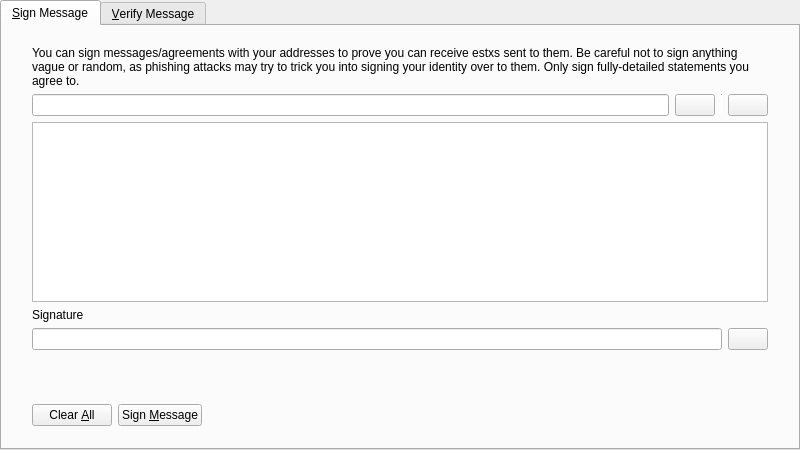
<?xml version="1.0" encoding="UTF-8"?>
<ui version="4.0">
 <class>SignVerifyMessageDialog</class>
 <widget class="QDialog" name="SignVerifyMessageDialog">
  <property name="geometry">
   <rect>
    <x>0</x>
    <y>0</y>
    <width>800</width>
    <height>450</height>
   </rect>
  </property>
  <property name="windowTitle">
   <string>Signatures - Sign / Verify a Message</string>
  </property>
  <property name="modal">
   <bool>true</bool>
  </property>
  <layout class="QVBoxLayout" name="verticalLayout">
   <property name="leftMargin">
    <number>0</number>
   </property>
   <property name="topMargin">
    <number>0</number>
   </property>
   <property name="rightMargin">
    <number>0</number>
   </property>
   <property name="bottomMargin">
    <number>0</number>
   </property>
   <item>
    <widget class="QTabWidget" name="tabWidget">
     <property name="currentIndex">
      <number>0</number>
     </property>
     <widget class="QWidget" name="tabSignMessage">
      <attribute name="title">
       <string>&amp;Sign Message</string>
      </attribute>
      <layout class="QVBoxLayout" name="verticalLayout_SM">
       <property name="leftMargin">
        <number>0</number>
       </property>
       <property name="topMargin">
        <number>0</number>
       </property>
       <property name="rightMargin">
        <number>0</number>
       </property>
       <property name="bottomMargin">
        <number>0</number>
       </property>
       <item>
        <layout class="QVBoxLayout" name="verticalLayout_3">
         <property name="leftMargin">
          <number>30</number>
         </property>
         <property name="topMargin">
          <number>20</number>
         </property>
         <property name="rightMargin">
          <number>30</number>
         </property>
         <property name="bottomMargin">
          <number>20</number>
         </property>
         <item>
          <widget class="QLabel" name="infoLabel_SM">
           <property name="text">
            <string>You can sign messages/agreements with your addresses to prove you can receive estxs sent to them. Be careful not to sign anything vague or random, as phishing attacks may try to trick you into signing your identity over to them. Only sign fully-detailed statements you agree to.</string>
           </property>
           <property name="textFormat">
            <enum>Qt::PlainText</enum>
           </property>
           <property name="wordWrap">
            <bool>true</bool>
           </property>
          </widget>
         </item>
         <item>
          <layout class="QHBoxLayout" name="horizontalLayout_1_SM">
           <property name="spacing">
            <number>6</number>
           </property>
           <item>
            <widget class="QValidatedLineEdit" name="addressIn_SM">
             <property name="toolTip">
              <string>The Estx address to sign the message with</string>
             </property>
            </widget>
           </item>
           <item>
            <widget class="QPushButton" name="addressBookButton_SM">
             <property name="toolTip">
              <string>Choose previously used address</string>
             </property>
             <property name="text">
              <string/>
             </property>
             <property name="icon">
              <iconset resource="../bitcoin.qrc">
               <normaloff>:/icons/address-book</normaloff>:/icons/address-book</iconset>
             </property>
             <property name="shortcut">
              <string>Alt+A</string>
             </property>
             <property name="autoDefault">
              <bool>false</bool>
             </property>
            </widget>
           </item>
           <item>
            <widget class="Line" name="vLine">
             <property name="maximumSize">
              <size>
               <width>1</width>
               <height>22</height>
              </size>
             </property>
             <property name="orientation">
              <enum>Qt::Vertical</enum>
             </property>
            </widget>
           </item>
           <item>
            <widget class="QPushButton" name="pasteButton_SM">
             <property name="toolTip">
              <string>Paste address from clipboard</string>
             </property>
             <property name="text">
              <string/>
             </property>
             <property name="icon">
              <iconset resource="../bitcoin.qrc">
               <normaloff>:/icons/editpaste</normaloff>:/icons/editpaste</iconset>
             </property>
             <property name="shortcut">
              <string>Alt+P</string>
             </property>
             <property name="autoDefault">
              <bool>false</bool>
             </property>
            </widget>
           </item>
          </layout>
         </item>
         <item>
          <widget class="QPlainTextEdit" name="messageIn_SM">
           <property name="toolTip">
            <string>Enter the message you want to sign here</string>
           </property>
          </widget>
         </item>
         <item>
          <widget class="QLabel" name="signatureLabel_SM">
           <property name="text">
            <string>Signature</string>
           </property>
           <property name="textFormat">
            <enum>Qt::PlainText</enum>
           </property>
          </widget>
         </item>
         <item>
          <layout class="QHBoxLayout" name="horizontalLayout_2_SM">
           <property name="spacing">
            <number>6</number>
           </property>
           <item>
            <widget class="QLineEdit" name="signatureOut_SM">
             <property name="font">
              <font>
               <italic>true</italic>
              </font>
             </property>
             <property name="readOnly">
              <bool>true</bool>
             </property>
            </widget>
           </item>
           <item>
            <widget class="QPushButton" name="copySignatureButton_SM">
             <property name="toolTip">
              <string>Copy the current signature to the system clipboard</string>
             </property>
             <property name="text">
              <string/>
             </property>
             <property name="icon">
              <iconset resource="../bitcoin.qrc">
               <normaloff>:/icons/editcopy</normaloff>:/icons/editcopy</iconset>
             </property>
             <property name="autoDefault">
              <bool>false</bool>
             </property>
            </widget>
           </item>
          </layout>
         </item>
        </layout>
       </item>
       <item>
        <widget class="QWidget" name="buttonsContainerWhite" native="true">
         <layout class="QHBoxLayout" name="horizontalLayout">
          <property name="leftMargin">
           <number>30</number>
          </property>
          <property name="topMargin">
           <number>15</number>
          </property>
          <property name="rightMargin">
           <number>30</number>
          </property>
          <item>
           <widget class="QPushButton" name="clearButton_SM">
            <property name="toolTip">
             <string>Reset all sign message fields</string>
            </property>
            <property name="text">
             <string>Clear &amp;All</string>
            </property>
            <property name="icon">
             <iconset resource="../bitcoin.qrc">
              <normaloff>:/icons/remove</normaloff>:/icons/remove</iconset>
            </property>
            <property name="autoDefault">
             <bool>false</bool>
            </property>
           </widget>
          </item>
          <item>
           <widget class="QPushButton" name="signMessageButton_SM">
            <property name="toolTip">
             <string>Sign the message to prove you own this Estx address</string>
            </property>
            <property name="text">
             <string>Sign &amp;Message</string>
            </property>
            <property name="icon">
             <iconset resource="../bitcoin.qrc">
              <normaloff>:/icons/edit</normaloff>:/icons/edit</iconset>
            </property>
            <property name="autoDefault">
             <bool>false</bool>
            </property>
           </widget>
          </item>
          <item>
           <spacer name="horizontalSpacer_1_SM">
            <property name="orientation">
             <enum>Qt::Horizontal</enum>
            </property>
            <property name="sizeHint" stdset="0">
             <size>
              <width>40</width>
              <height>48</height>
             </size>
            </property>
           </spacer>
          </item>
          <item>
           <widget class="QLabel" name="statusLabel_SM">
            <property name="font">
             <font>
              <weight>75</weight>
              <bold>true</bold>
             </font>
            </property>
            <property name="text">
             <string/>
            </property>
            <property name="wordWrap">
             <bool>true</bool>
            </property>
           </widget>
          </item>
          <item>
           <spacer name="horizontalSpacer_2_SM">
            <property name="orientation">
             <enum>Qt::Horizontal</enum>
            </property>
            <property name="sizeHint" stdset="0">
             <size>
              <width>40</width>
              <height>48</height>
             </size>
            </property>
           </spacer>
          </item>
         </layout>
        </widget>
       </item>
      </layout>
     </widget>
     <widget class="QWidget" name="tabVerifyMessage">
      <attribute name="title">
       <string>&amp;Verify Message</string>
      </attribute>
      <layout class="QVBoxLayout" name="verticalLayout_VM">
       <property name="leftMargin">
        <number>0</number>
       </property>
       <property name="topMargin">
        <number>0</number>
       </property>
       <property name="rightMargin">
        <number>0</number>
       </property>
       <property name="bottomMargin">
        <number>0</number>
       </property>
       <item>
        <layout class="QVBoxLayout" name="verticalLayout_2">
         <property name="leftMargin">
          <number>30</number>
         </property>
         <property name="topMargin">
          <number>20</number>
         </property>
         <property name="rightMargin">
          <number>30</number>
         </property>
         <property name="bottomMargin">
          <number>20</number>
         </property>
         <item>
          <widget class="QLabel" name="infoLabel_VM">
           <property name="text">
            <string>Enter the receiver's address, message (ensure you copy line breaks, spaces, tabs, etc. exactly) and signature below to verify the message. Be careful not to read more into the signature than what is in the signed message itself, to avoid being tricked by a man-in-the-middle attack. Note that this only proves the signing party receives with the address, it cannot prove sendership of any transaction!</string>
           </property>
           <property name="textFormat">
            <enum>Qt::PlainText</enum>
           </property>
           <property name="alignment">
            <set>Qt::AlignLeading|Qt::AlignLeft|Qt::AlignTop</set>
           </property>
           <property name="wordWrap">
            <bool>true</bool>
           </property>
          </widget>
         </item>
         <item>
          <layout class="QHBoxLayout" name="horizontalLayout_1_VM">
           <property name="spacing">
            <number>6</number>
           </property>
           <item>
            <widget class="QValidatedLineEdit" name="addressIn_VM">
             <property name="toolTip">
              <string>The Estx address the message was signed with</string>
             </property>
            </widget>
           </item>
           <item>
            <widget class="QPushButton" name="addressBookButton_VM">
             <property name="toolTip">
              <string>Choose previously used address</string>
             </property>
             <property name="text">
              <string/>
             </property>
             <property name="icon">
              <iconset resource="../bitcoin.qrc">
               <normaloff>:/icons/address-book</normaloff>:/icons/address-book</iconset>
             </property>
             <property name="shortcut">
              <string>Alt+A</string>
             </property>
             <property name="autoDefault">
              <bool>false</bool>
             </property>
            </widget>
           </item>
          </layout>
         </item>
         <item>
          <widget class="QPlainTextEdit" name="messageIn_VM"/>
         </item>
         <item>
          <widget class="QValidatedLineEdit" name="signatureIn_VM"/>
         </item>
        </layout>
       </item>
       <item>
        <widget class="QWidget" name="buttonsContainerWhite_" native="true">
         <layout class="QHBoxLayout" name="horizontalLayout_2">
          <property name="leftMargin">
           <number>30</number>
          </property>
          <property name="topMargin">
           <number>15</number>
          </property>
          <property name="rightMargin">
           <number>30</number>
          </property>
          <item>
           <widget class="QPushButton" name="clearButton_VM">
            <property name="toolTip">
             <string>Reset all verify message fields</string>
            </property>
            <property name="text">
             <string>Clear &amp;All</string>
            </property>
            <property name="icon">
             <iconset resource="../bitcoin.qrc">
              <normaloff>:/icons/remove</normaloff>:/icons/remove</iconset>
            </property>
            <property name="autoDefault">
             <bool>false</bool>
            </property>
           </widget>
          </item>
          <item>
           <widget class="QPushButton" name="verifyMessageButton_VM">
            <property name="toolTip">
             <string>Verify the message to ensure it was signed with the specified Estx address</string>
            </property>
            <property name="text">
             <string>Verify &amp;Message</string>
            </property>
            <property name="icon">
             <iconset resource="../bitcoin.qrc">
              <normaloff>:/icons/transaction_0</normaloff>:/icons/transaction_0</iconset>
            </property>
            <property name="autoDefault">
             <bool>false</bool>
            </property>
           </widget>
          </item>
          <item>
           <spacer name="horizontalSpacer_1_VM">
            <property name="orientation">
             <enum>Qt::Horizontal</enum>
            </property>
            <property name="sizeHint" stdset="0">
             <size>
              <width>40</width>
              <height>48</height>
             </size>
            </property>
           </spacer>
          </item>
          <item>
           <widget class="QLabel" name="statusLabel_VM">
            <property name="font">
             <font>
              <weight>75</weight>
              <bold>true</bold>
             </font>
            </property>
            <property name="text">
             <string/>
            </property>
            <property name="wordWrap">
             <bool>true</bool>
            </property>
           </widget>
          </item>
          <item>
           <spacer name="horizontalSpacer_2_VM">
            <property name="orientation">
             <enum>Qt::Horizontal</enum>
            </property>
            <property name="sizeHint" stdset="0">
             <size>
              <width>40</width>
              <height>48</height>
             </size>
            </property>
           </spacer>
          </item>
         </layout>
        </widget>
       </item>
      </layout>
     </widget>
    </widget>
   </item>
  </layout>
 </widget>
 <customwidgets>
  <customwidget>
   <class>QValidatedLineEdit</class>
   <extends>QLineEdit</extends>
   <header>qt/qvalidatedlineedit.h</header>
  </customwidget>
 </customwidgets>
 <resources>
  <include location="../bitcoin.qrc"/>
 </resources>
 <connections/>
</ui>
